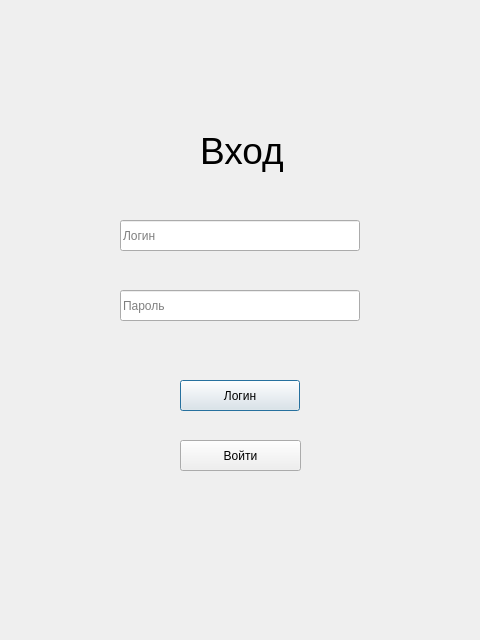
<?xml version="1.0" encoding="UTF-8"?>
<ui version="4.0">
 <class>Dialog</class>
 <widget class="QDialog" name="Dialog">
  <property name="enabled">
   <bool>true</bool>
  </property>
  <property name="geometry">
   <rect>
    <x>0</x>
    <y>0</y>
    <width>480</width>
    <height>640</height>
   </rect>
  </property>
  <property name="windowTitle">
   <string>Login</string>
  </property>
  <widget class="QLabel" name="label">
   <property name="geometry">
    <rect>
     <x>200</x>
     <y>120</y>
     <width>120</width>
     <height>61</height>
    </rect>
   </property>
   <property name="styleSheet">
    <string notr="true">font-size:28pt;</string>
   </property>
   <property name="text">
    <string>Вход</string>
   </property>
  </widget>
  <widget class="QLineEdit" name="username">
   <property name="geometry">
    <rect>
     <x>120</x>
     <y>220</y>
     <width>240</width>
     <height>31</height>
    </rect>
   </property>
   <property name="placeholderText">
    <string>Логин</string>
   </property>
  </widget>
  <widget class="QLineEdit" name="password">
   <property name="geometry">
    <rect>
     <x>120</x>
     <y>290</y>
     <width>240</width>
     <height>31</height>
    </rect>
   </property>
   <property name="echoMode">
    <enum>QLineEdit::Password</enum>
   </property>
   <property name="placeholderText">
    <string>Пароль</string>
   </property>
  </widget>
  <widget class="QPushButton" name="loginbutton">
   <property name="geometry">
    <rect>
     <x>180</x>
     <y>380</y>
     <width>120</width>
     <height>31</height>
    </rect>
   </property>
   <property name="text">
    <string>Логин</string>
   </property>
  </widget>
  <widget class="QPushButton" name="pushButton">
   <property name="geometry">
    <rect>
     <x>180</x>
     <y>440</y>
     <width>121</width>
     <height>31</height>
    </rect>
   </property>
   <property name="text">
    <string>Войти</string>
   </property>
  </widget>
 </widget>
 <resources/>
 <connections/>
</ui>
